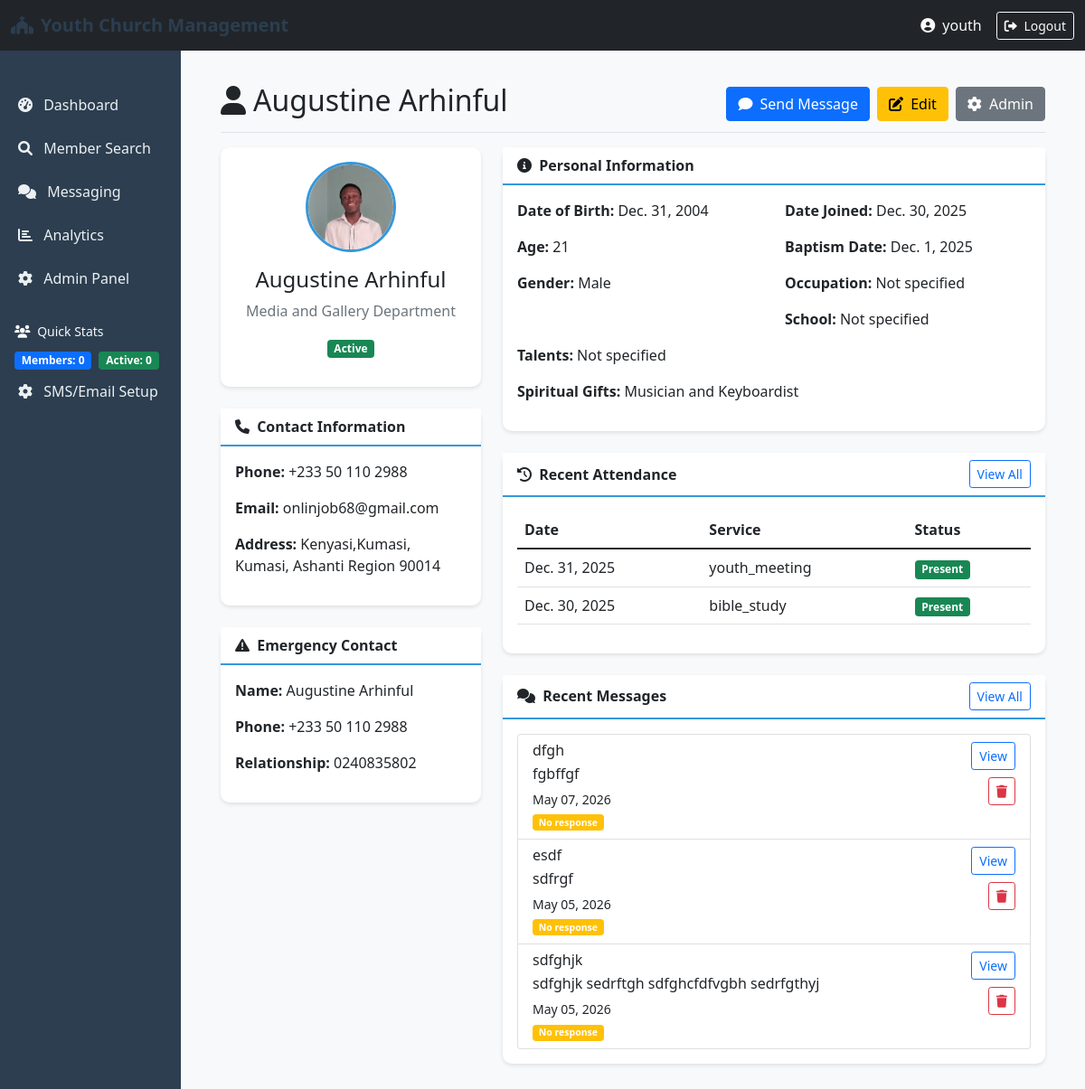
The page /portal/member/1/ (signed in) on the database as committed earlier.
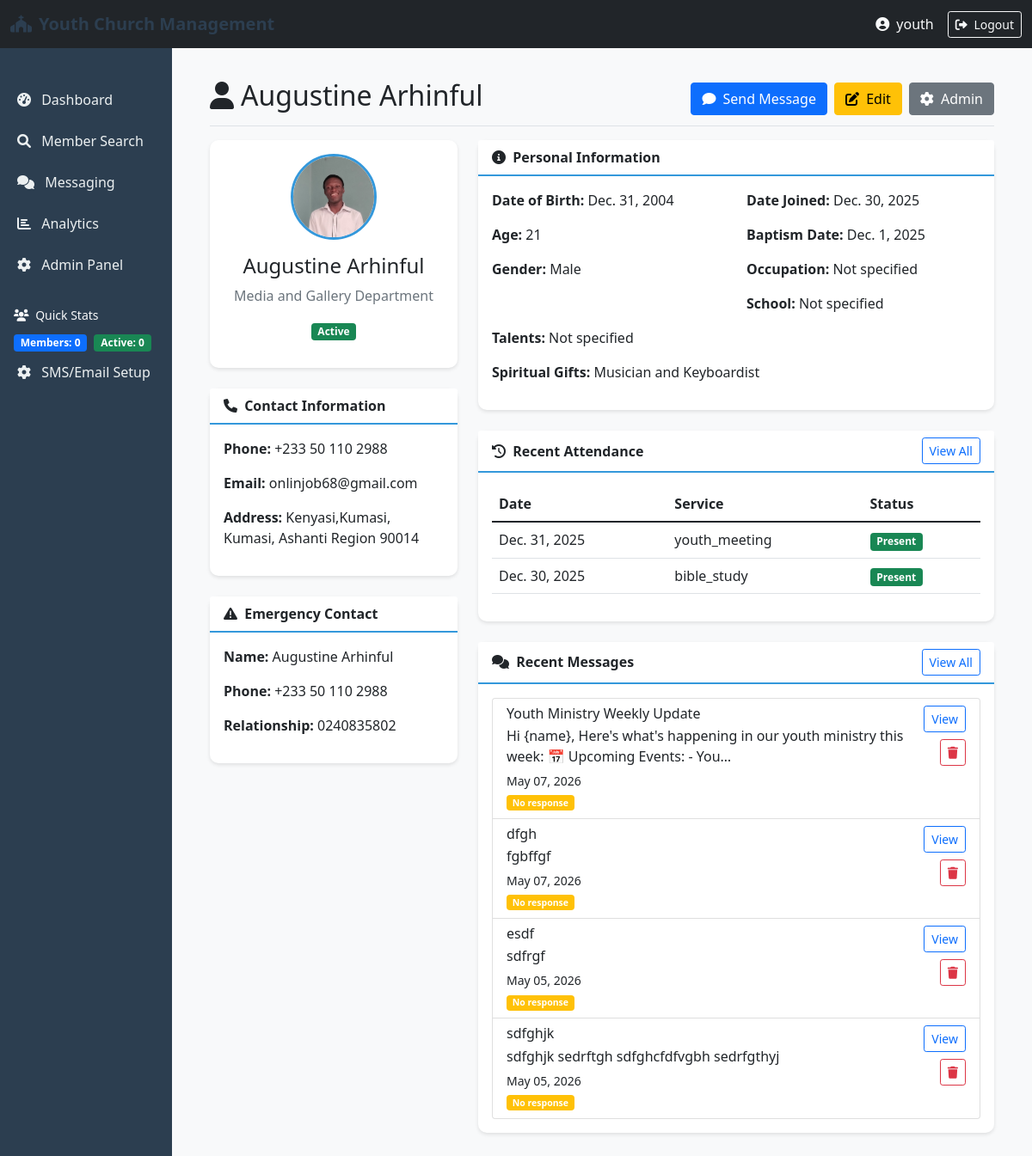
The same page on the database as committed later.
### members/models.py (models this page shows, shortened)
class Attendance(models.Model):
    member = models.ForeignKey(Member, on_delete=models.CASCADE, related_name='attendances')
    service_date = models.DateField()
    service_type = models.CharField(max_length=50)  # e.g., 'Sunday Service', 'Bible Study'
    attended = models.BooleanField(default=True)
    check_in_time = models.DateTimeField(auto_now_add=True)
    notes = models.TextField(blank=True)
    is_deleted = models.BooleanField(default=False)
    deleted_at = models.DateTimeField(null=True, blank=True)
    class Meta:
        ordering = ['-service_date']
        unique_together = ['member', 'service_date', 'service_type']

### messaging/models.py (models this page shows, shortened)
class Conversation(models.Model):
    message = models.ForeignKey(Message, on_delete=models.CASCADE, related_name='conversations')
    member = models.ForeignKey(Member, on_delete=models.CASCADE, related_name='conversations')
    is_read = models.BooleanField(default=False)
    responded = models.BooleanField(default=False)
    last_updated = models.DateTimeField(auto_now=True)
    class Meta:
        unique_together = ['message', 'member']
        ordering = ['-last_updated']

class Message(models.Model):
    MESSAGE_TYPE_CHOICES = [
        ('broadcast', 'Broadcast to All'),
        ('group', 'Group Message'),
        ('individual', 'Individual Message'),
    ]
    id = models.UUIDField(primary_key=True, default=uuid.uuid4, editable=False)
    sender = models.ForeignKey(User, on_delete=models.CASCADE, related_name='sent_messages')
    message_type = models.CharField(max_length=20, choices=MESSAGE_TYPE_CHOICES, default='broadcast')
    subject = models.CharField(max_length=200)
    content = models.TextField()
    recipients = models.ManyToManyField(Member, related_name='received_messages', blank=True)
    is_broadcast = models.BooleanField(default=False)
    is_sent = models.BooleanField(default=False)
    is_delivered = models.BooleanField(default=False)
    created_at = models.DateTimeField(auto_now_add=True)
    scheduled_for = models.DateTimeField(null=True, blank=True)
    sent_at = models.DateTimeField(null=True, blank=True)
    sms_sent = models.BooleanField(default=False)
    whatsapp_sent = models.BooleanField(default=False)
    is_deleted = models.BooleanField(default=False)
    deleted_at = models.DateTimeField(null=True, blank=True)
    class Meta:
        ordering = ['-created_at']

### portal/views.py (the view)
# urls.py: path('member/<int:pk>/', views.member_detail, name='member_detail'),
@staff_member_required
def member_detail(request, pk):
    member = get_object_or_404(Member, pk=pk)
    attendance = member.attendances.filter(is_deleted=False)[:10]
    family = member.family_members.all()
    conversations = member.conversations.select_related('message').all()[:10]
    context = {
        'member': member,
        'attendance': attendance,
        'family': family,
        'conversations': conversations,
    }
    return render(request, 'portal/member_detail.html', context)

### members/models.py (called while the page is built)
    def full_name(self):
        return f"{self.first_name} {self.middle_name} {self.last_name}".strip()

    @property
    def age(self):
        if not self.date_of_birth:
            return None
        from datetime import date
        today = date.today()
        return today.year - self.date_of_birth.year - (
            (today.month, today.day) < (self.date_of_birth.month, self.date_of_birth.day)
        )

### templates/portal/member_detail.html (shortened to what the changed rows need)
{% extends 'base.html' %}
{% block content %}
<div class="d-flex justify-content-between flex-wrap flex-md-nowrap align-items-center pt-3 pb-2 mb-3 border-bottom">
    <h1 class="h2">
        <i class="fas fa-user me-2"></i>{{ member.full_name }}
    </h1>
</div>
<div class="row">
    <div class="col-md-8">
        <div class="card mb-4">
            <div class="card-body">
                {% if attendance %}
                <div class="table-responsive">
                    <table class="table table-hover">
                        <thead>
                            <tr>
                                <th>Date</th>
                                <th>Service</th>
                                <th>Status</th>
                            </tr>
                        </thead>
                        <tbody>
                            {% for record in attendance %}
                            <tr>
                                <td>{{ record.service_date }}</td>
                                <td>{{ record.service_type }}</td>
                                <td>
                                    {% if record.attended %}
                                    <span class="badge bg-success">Present</span>
                                    {% else %}
                                    <span class="badge bg-danger">Absent</span>
                                    {% endif %}
                                </td>
                            </tr>
                            {% endfor %}
                        </tbody>
                    </table>
                </div>
                {% else %}
                <p class="text-muted">No attendance records found.</p>
                {% endif %}
            </div>
        </div>
        <div class="card">
            <div class="card-body">
                {% if conversations %}
                <div class="list-group">
                    {% for conversation in conversations %}
                    <div class="list-group-item list-group-item-action">
                        <div class="d-flex w-100 justify-content-between gap-2">
                            <div class="flex-grow-1">
                                <h6 class="mb-1">{{ conversation.message.subject }}</h6>
                                <p class="mb-1">{{ conversation.message.content|truncatechars:100 }}</p>
                                <small>{{ conversation.last_updated|date:"M d, Y" }}</small>
                            </div>
                            <div class="d-flex flex-column gap-2 align-items-end">
                                <a href="{% url 'message_responses' conversation.message.id %}" class="btn btn-sm btn-outline-primary">
                                    View
                                </a>
                                <form method="post" action="{% url 'delete_message' conversation.message.id %}" onsubmit="return confirm('Delete this message and all related responses?');">
                                    <button type="submit" class="btn btn-sm btn-outline-danger">
                                        <i class="fas fa-trash"></i>
                                    </button>
                                </form>
                            </div>
                        </div>
                        <small>
                            {% if conversation.responded %}
                            <span class="badge bg-success">Responded</span>
                            {% else %}
                            <span class="badge bg-warning">No response</span>
                            {% endif %}
                        </small>
                    </div>
                    {% endfor %}
                </div>
                {% else %}
                <p class="text-muted">No messages sent to this member.</p>
                {% endif %}
            </div>
        </div>
    </div>
</div>
{% endblock %}

Rows that differ between the two databases and show on the page:
added Conversation: message.subject "Youth Ministry Weekly Update", message.content "Hi {name}, Here's what's happening in our youth ministry this week: 📅 Upcoming Events: - You…", last_updated "May 07, 2026", responded "No response"
